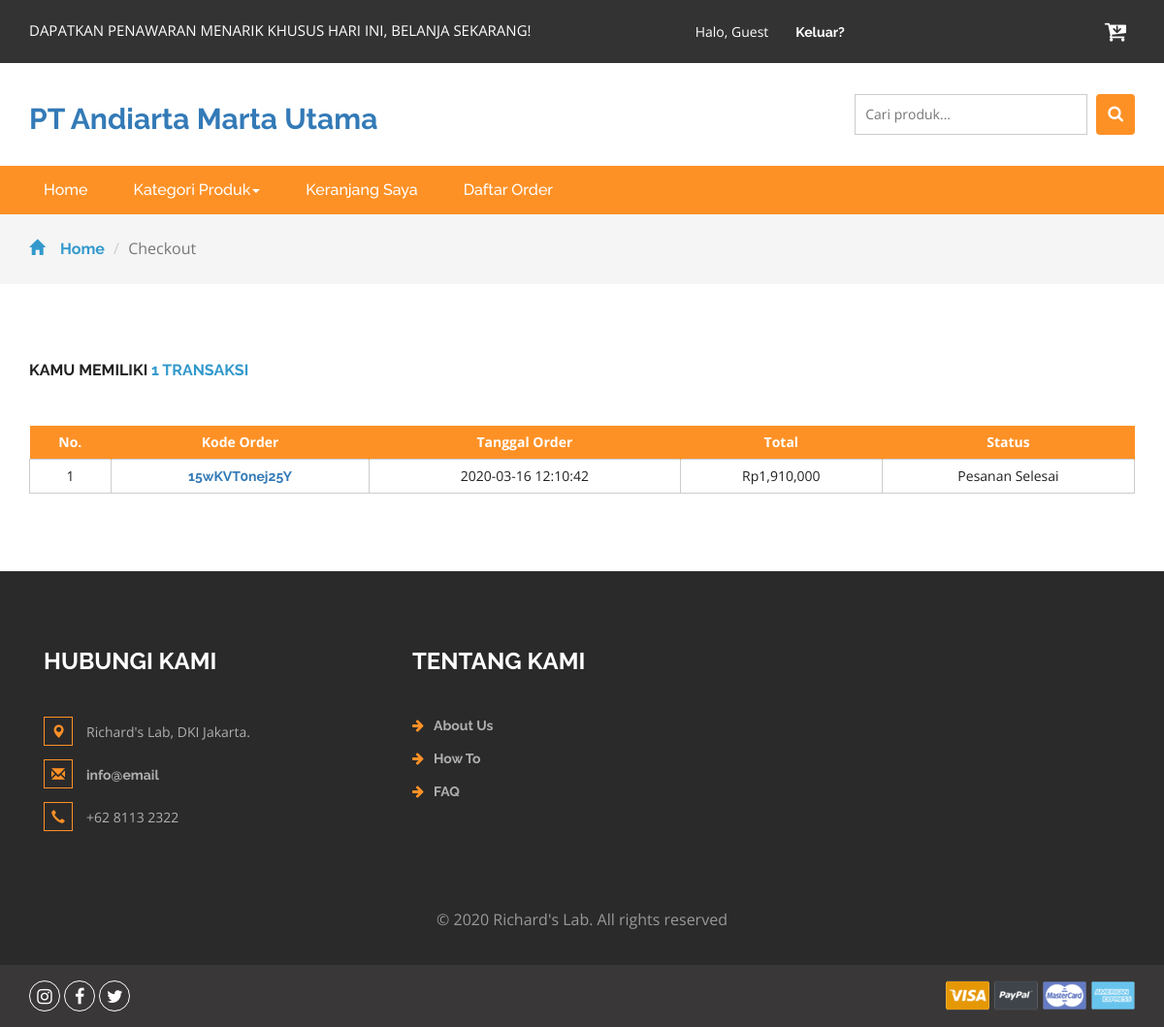
/daftarorder.php (signed in), run on the app's committed database.
### tables this page shows
CREATE TABLE `cart` (
  `idcart` int(11) NOT NULL,
  `orderid` varchar(100) NOT NULL,
  `userid` int(11) NOT NULL,
  `tglorder` timestamp NOT NULL DEFAULT current_timestamp(),
  `status` varchar(10) NOT NULL DEFAULT 'Cart'
);

### daftarorder.php (the view, shortened to what this page needs)
<?php
include 'dbconnect.php';
	$uid = $_SESSION['id'];
	$itungtrans = mysqli_query($conn,"select count(orderid) as jumlahtrans from cart where userid='$uid' and status!='Cart'");
	$itungtrans2 = mysqli_fetch_assoc($itungtrans);
	$itungtrans3 = $itungtrans2['jumlahtrans'];
?>
<!DOCTYPE html>
<html>
<head>
<link href="css/bootstrap.css" rel="stylesheet" type="text/css" media="all" />
<link href="css/style.css" rel="stylesheet" type="text/css" media="all" />
<link href="css/font-awesome.css" rel="stylesheet">
</head>
<body>
	<div class="agileits_header">
		<div class="container">
			<div class="w3l_offers">
				<p>DAPATKAN PENAWARAN MENARIK KHUSUS HARI INI, BELANJA SEKARANG!</p>
			</div>
			<div class="agile-login">
				<ul>
				<?php
				if(!isset($_SESSION['log'])){
					echo '
					<li><a href="registered.php"> Daftar</a></li>
					<li><a href="login.php">Masuk</a></li>
					';
				} else {
					if($_SESSION['role']=='Member'){
					echo '
					<li style="color:white">Halo, '.$_SESSION["name"].'
					<li><a href="logout.php">Keluar?</a></li>
					';
					} else {
					echo '
					<li style="color:white">Halo, '.$_SESSION["name"].'
					<li><a href="admin">Admin Panel</a></li>
					<li><a href="logout.php">Keluar?</a></li>
					';
					};
				}
				?>
				</ul>
			</div>
			<div class="product_list_header">
					<a href="cart.php"><button class="w3view-cart" type="submit" name="submit" value=""><i class="fa fa-cart-arrow-down" aria-hidden="true"></i></button>
					 </a>
			</div>
			<div class="clearfix"> </div>
		</div>
	</div>
	<div class="logo_products">
		<div class="container">
		<div class="w3ls_logo_products_left1">
		<h2><a href="index.php">PT Andiarta Marta Utama</a></h2>
			</div>
		<div class="w3l_search">
			<form action="search.php" method="post">
				<input type="search" name="Search" placeholder="Cari produk...">
				<button type="submit" class="btn btn-default search" aria-label="Left Align">
					<i class="fa fa-search" aria-hidden="true"> </i>
				</button>
			</form>
		</div>
			<div class="clearfix"> </div>
		</div>
	</div>
	<div class="navigation-agileits">
		<div class="container">
			<nav class="navbar navbar-default">
							<div class="collapse navbar-collapse" id="bs-megadropdown-tabs">
								<ul class="nav navbar-nav">
									<li class="active"><a href="index.php" class="act">Home</a></li>
									<li class="dropdown">
										<a href="#" class="dropdown-toggle" data-toggle="dropdown">Kategori Produk<b class="caret"></b></a>
									</li>
									<li><a href="cart.php">Keranjang Saya</a></li>
									<li><a href="daftarorder.php">Daftar Order</a></li>
								</ul>
							</div>
							</nav>
			</div>
		</div>
	<div class="breadcrumbs">
		<div class="container">
			<ol class="breadcrumb breadcrumb1">
				<li><a href="index.php"><span class="glyphicon glyphicon-home" aria-hidden="true"></span>Home</a></li>
				<li class="active">Checkout</li>
			</ol>
		</div>
	</div>
	<div class="checkout">
		<div class="container">
			<h2>Kamu memiliki <span><?php echo $itungtrans3 ?> transaksi</span></h2>
			<div class="checkout-right">
				<table class="timetable_sub">
					<thead>
						<tr>
							<th>No.</th>
							<th>Kode Order</th>
							<th>Tanggal Order</th>
							<th>Total</th>
							<th>Status</th>
						</tr>
					</thead>
					<?php
						$brg=mysqli_query($conn,"SELECT DISTINCT(idcart), c.orderid, tglorder, status from cart c, detailorder d where c.userid='$uid' and d.orderid=c.orderid and status!='Cart' order by tglorder DESC");
						$no=1;
						while($b=mysqli_fetch_array($brg)){
					?>
					<tr class="rem1"><form method="post">
						<td class="invert"><?php echo $no++ ?></td>
						<td class="invert"><a href="order.php?id=<?php echo $b['orderid'] ?>"><?php echo $b['orderid'] ?></a></td>
						<td class="invert"><?php echo $b['tglorder'] ?></td>
						<td class="invert">
						Rp<?php 				$ongkir = 10000;
												$ordid = $b['orderid'];
												$result1 = mysqli_query($conn,"SELECT SUM(qty*hargaafter)+$ongkir AS count FROM detailorder d, produk p where d.orderid='$ordid' and p.idproduk=d.idproduk order by d.idproduk ASC");
												$cekrow = mysqli_num_rows($result1);
												$row1 = mysqli_fetch_assoc($result1);
												$count = $row1['count'];
												if($cekrow > 0){
													echo number_format($count);
													} else {
														echo 'No data';
													}?>
						</td>
						<td class="invert">
							<div class="rem">
								<?php
								if($b['status']=='Payment'){
								echo '
								<a href="konfirmasi.php?id='.$b['orderid'].'" class="form-control btn-primary">
								Konfirmasi Pembayaran
								</a>
								';}
								else if($b['status']=='Diproses'){
								echo 'Pesanan Diproses (Pembayaran Diterima)';
								}
								else if($b['status']=='Dikirim'){
									echo 'Pesanan Dikirim';
								} else if($b['status']=='Selesai'){
									echo 'Pesanan Selesai';
								} else if($b['status']=='Dibatalkan'){
									echo 'Pesanan Dibatalkan';
								} else {
									echo 'Konfirmasi diterima';
								}
								?>
							</form>
							</div>
					<?php
						}
					?>
			</div>
		</div>
<div class="footer">
		<div class="container">
			<div class="w3_footer_grids">
				<div class="col-md-4 w3_footer_grid">
					<h3>Hubungi Kami</h3>
					<ul class="address">
						<li><i class="glyphicon glyphicon-map-marker" aria-hidden="true"></i>Richard's Lab, DKI Jakarta.</li>
						<li><i class="glyphicon glyphicon-envelope" aria-hidden="true"></i><a href="mailto:info@email">info@email</a></li>
						<li><i class="glyphicon glyphicon-earphone" aria-hidden="true"></i>+62 8113 2322</li>
					</ul>
				</div>
				<div class="col-md-3 w3_footer_grid">
					<h3>Tentang Kami</h3>
					<ul class="info">
						<li><i class="fa fa-arrow-right" aria-hidden="true"></i><a href="#">About Us</a></li>
						<li><i class="fa fa-arrow-right" aria-hidden="true"></i><a href="#">How To</a></li>
						<li><i class="fa fa-arrow-right" aria-hidden="true"></i><a href="#">FAQ</a></li>
					</ul>
				</div>
				<div class="clearfix"> </div>
			</div>
		</div>
		<div class="footer-copy">
			<div class="container">
				<p>© 2020 Richard's Lab. All rights reserved</p>
			</div>
		</div>
	</div>
	<div class="footer-botm">
			<div class="container">
				<div class="w3layouts-foot">
					<ul>
						<li><a href="#" class="w3_agile_instagram"><i class="fa fa-instagram" aria-hidden="true"></i></a></li>
						<li><a href="#" class="w3_agile_facebook"><i class="fa fa-facebook" aria-hidden="true"></i></a></li>
						<li><a href="#" class="agile_twitter"><i class="fa fa-twitter" aria-hidden="true"></i></a></li>
					</ul>
				</div>
				<div class="payment-w3ls">
					<img src="images/card.png" alt=" " class="img-responsive">
				</div>
				<div class="clearfix"> </div>
			</div>
		</div>
<link href="css/skdslider.css" rel="stylesheet">
</body>
</html>

### data on the page
cart: orderid "15wKVT0nej25Y", tglorder "2020-03-16 12:10:42", count "1,910,000", status "Pesanan Selesai"

### other printed values
$_SESSION["name"] "Guest"
$itungtrans3 "1"
